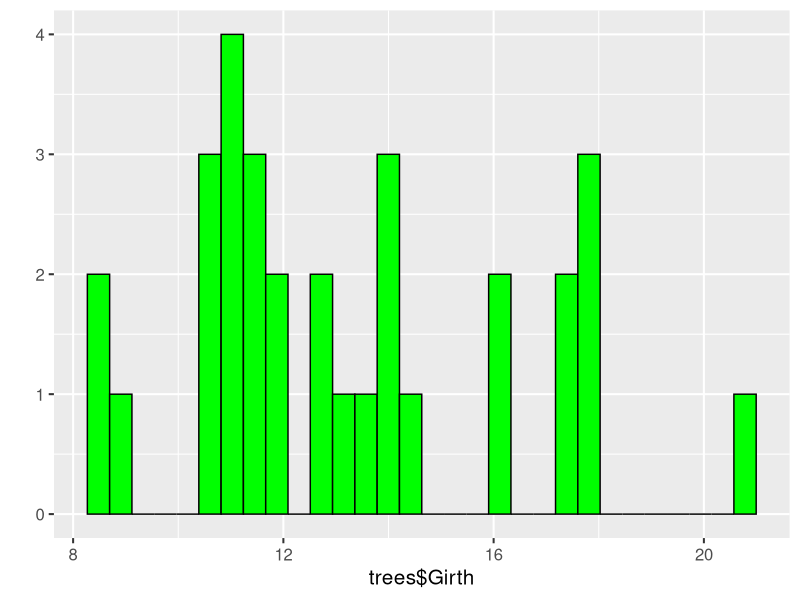
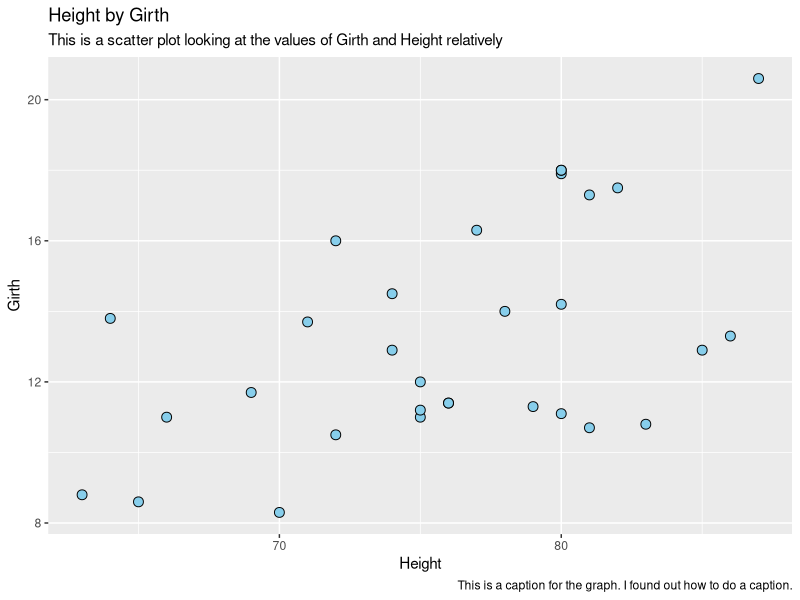
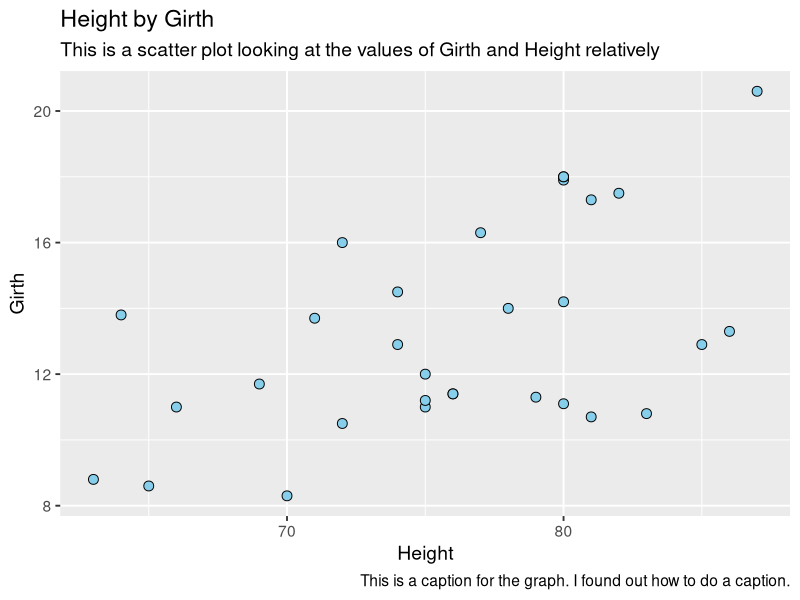
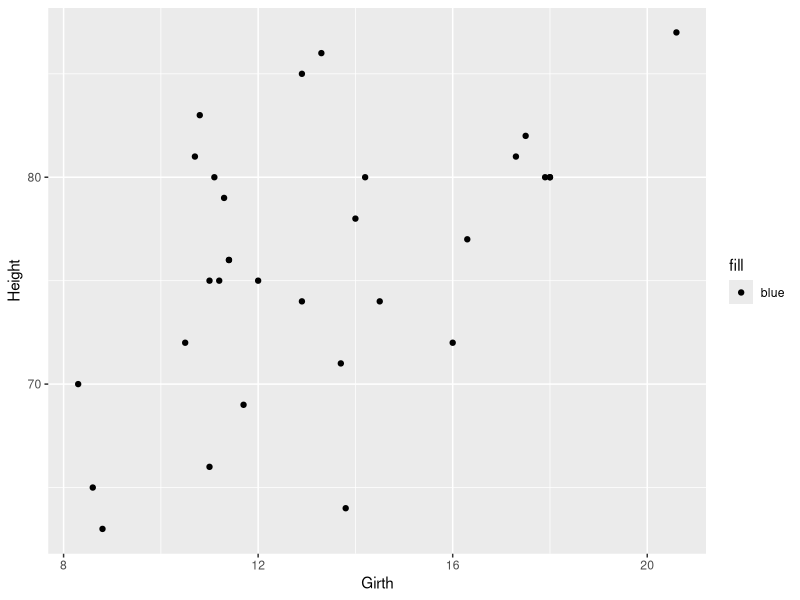

Reproduce these figures in R, in order.
## ---- chunk 1
# Advanced ggplotting
# November 7 2018
# JSC

library(ggplot2)
data <- trees

# basic histogram of tree girth
treeHist <- qplot(x=trees$Girth,color=I("black"),fill=I("green"))

# Change of theme
treeHist + theme_grey(base_size=15) 

# aesthetics - adding in a Title, subtitle, and a caption & changing the point sizes
p <- ggplot(data=trees, 
            mapping=aes(x=Height,y=Girth)) + 
  geom_point(size=3,shape=21,color="black",fill="skyblue")+ 
  labs(title = "Height by Girth",
         subtitle = "This is a scatter plot looking at the values of Girth and Height relatively",
         caption = "This is a caption for the graph. I found out how to do a caption.")
p

p + theme_gray(base_size=14) # changing the size of the margins


p3 <- ggplot(data=trees,
             mapping=aes(x=Girth,y=Height,
                         fill="blue")) + geom_point()
print(p3)      

